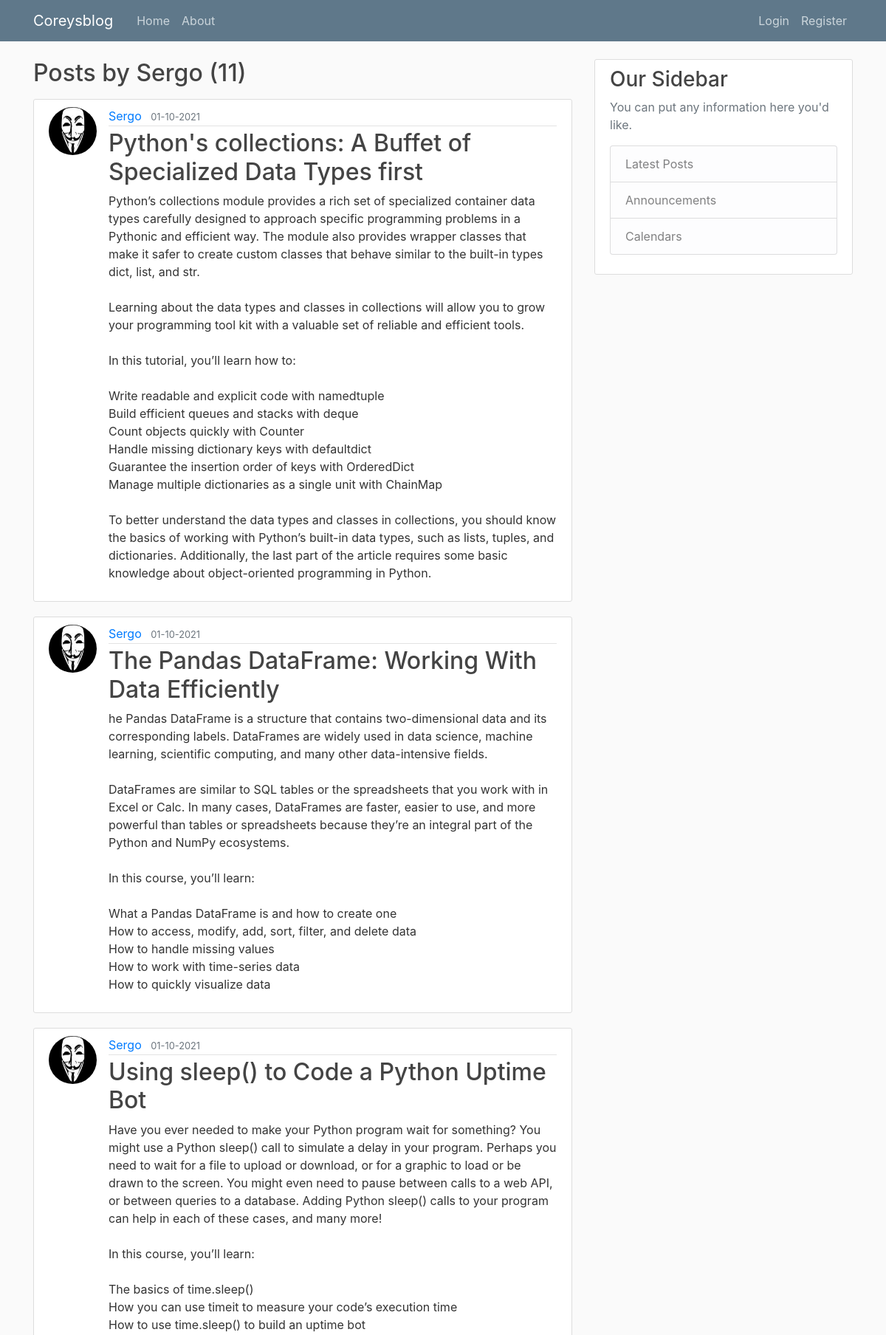
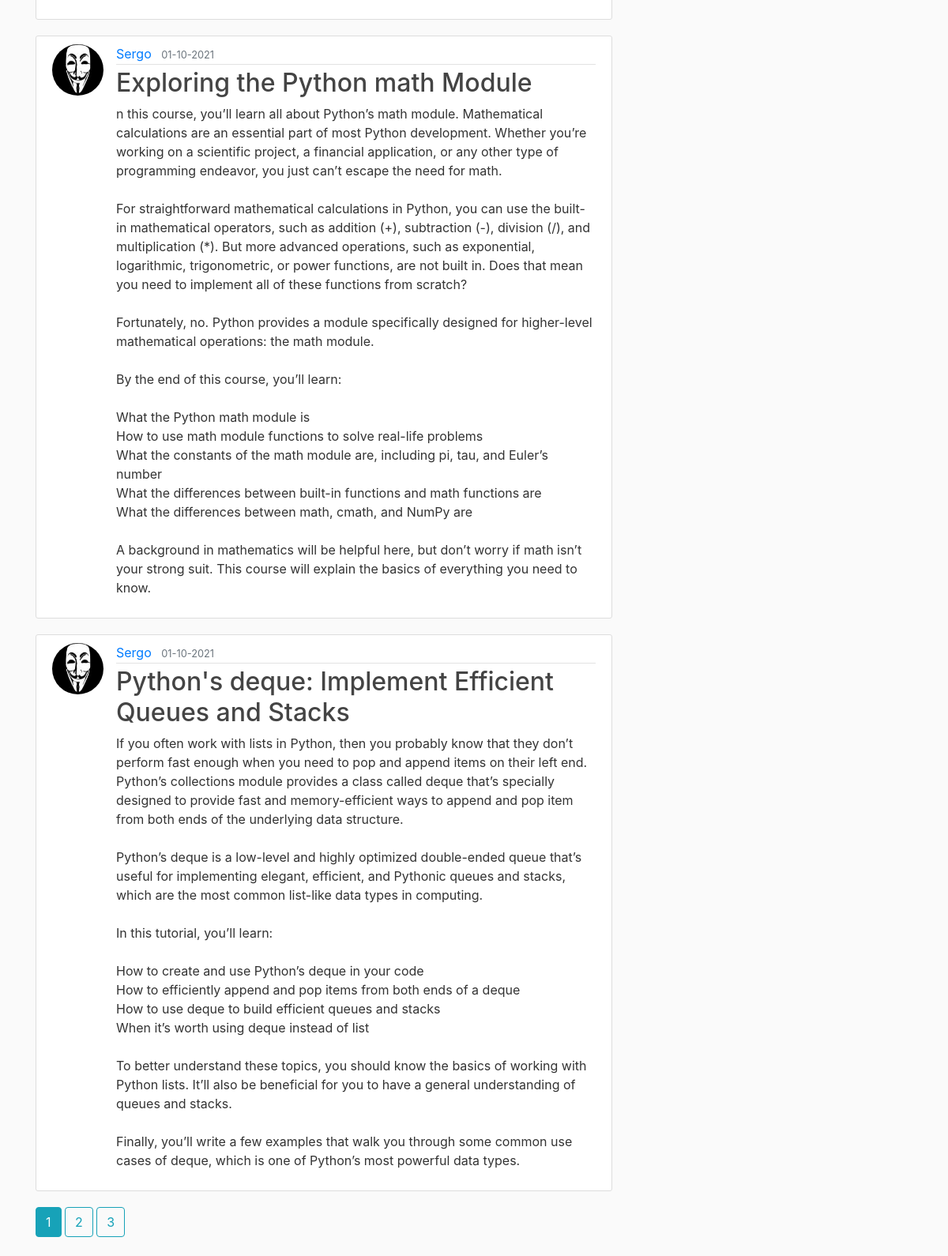
/user/Sergo, run on the app's committed database (2 pictures, top to bottom).
### app/models.py (models this page shows, shortened)
class User(db.Model, UserMixin):
    id = db.Column(
        db.Integer,
        primary_key=True,
    )
    username = db.Column(db.String(20), unique=True, nullable=False)
    email = db.Column(db.String(120), unique=True, nullable=False)
    image_file = db.Column(db.String(20), nullable=False, default="default.jpg")
    password = db.Column(db.String(60), nullable=False)
    posts = db.relationship("Post", backref="author", lazy=True)

class Post(db.Model):
    id = db.Column(db.Integer, primary_key=True)
    title = db.Column(db.String(100), nullable=False)
    date_posted = db.Column(db.DateTime, nullable=False, default=datetime.utcnow)
    content = db.Column(db.Text, nullable=False)
    user_id = db.Column(db.Integer, db.ForeignKey("user.id"), nullable=False)

### app/users/views.py (the view)
@users.route("/user/<string:username>")
def user_posts(username):
    page = request.args.get("page", 1, type=int)
    user = User.query.filter_by(username=username).first_or_404()
    posts = (
        Post.query.filter_by(author=user)
        .order_by(Post.date_posted.desc())
        .paginate(page=page, per_page=5)
    )
    return render_template("user_posts.html", posts=posts, user=user)

### app/templates/user_posts.html (shortened to what this page needs)
{% extends "layout.html" %}
{% block content %}
<h2 class="mb-3">Posts by {{ user.username }} ({{ posts.total }})</h2>
{% for post in posts.items %}
<article class="media content-section">
    <img class="rounded-circle article-img"
        src="{{ url_for('static', filename='profile_pics/' + post.author.image_file) }}">
    <div class="media-body">
        <div class="article-metadata">
            <a class="mr-2" href="{{ url_for('users.user_posts', username=post.author.username) }}">{{
                post.author.username
                }}</a>
            <small class="text-muted">{{ post.date_posted.strftime('%d-%m-%Y') }}</small>
        </div>
        <h2><a class="article-title" href="{{ url_for('posts.post', post_id=post.id) }}">{{ post.title }}</a></h2>
        <p class="article-content">{{ post.content }}</p>
    </div>
</article>
{% endfor %}
{% for page_num in posts.iter_pages(left_edge=1, right_edge=1, left_current=1, right_current=2) %}
{% if page_num %}
{% if posts.page == page_num %}
<a class="btn btn-info mb-4" href="{{ url_for('users.user_posts', username=user.username, page=page_num) }}">{{ page_num
    }}</a>
{% else %}
<a class="btn btn-outline-info mb-4" href="{{ url_for('users.user_posts', username=user.username, page=page_num) }}">{{
    page_num }}</a>
{% endif %}
{% endif %}
{% endfor %}
{% endblock %}

### app/templates/layout.html (shortened to what this page needs)
<!DOCTYPE html>
<html lang="en">
<head>
    <link rel="stylesheet" href="https://maxcdn.bootstrapcdn.com/bootstrap/4.0.0/css/bootstrap.min.css"
>
    <link rel="stylesheet" type="text/css" href="{{ url_for('static', filename='main.css') }}">
</head>
<body>
    <header class="site-header">
        <nav class="navbar navbar-expand-md navbar-dark bg-steel fixed-top">
            <div class="container">
                <a class="navbar-brand mr-4" href="{{ url_for('main.home') }}">Coreysblog</a>
                <div class="collapse navbar-collapse" id="navbarToggle">
                    <div class="navbar-nav mr-auto">
                        <a class="nav-item nav-link" href="{{ url_for('main.home') }}">Home</a>
                        <a class="nav-item nav-link" href="{{ url_for('main.about') }}">About</a>
                    </div>
                    <div class="navbar-nav">
                        {% if current_user.is_authenticated %}
                        <a class="nav-item nav-link" href="{{ url_for('posts.new_post') }}">New Post</a>
                        <a class="nav-item nav-link" href="{{ url_for('users.account') }}">Account</a>
                        <a class="nav-item nav-link" href="{{ url_for('users.logout') }}">Logout</a>
                        {% else %}
                        <a class="nav-item nav-link" href="{{ url_for('users.login') }}">Login</a>
                        <a class="nav-item nav-link" href="{{ url_for('users.register') }}">Register</a>
                        {% endif %}
                    </div>
                </div>
            </div>
        </nav>
    </header>
    <main role="main" class="container">
        <div class="row">
            <div class="col-md-8">
                {% block content %}{% endblock %}
            </div>
            <div class="col-md-4">
                <div class="content-section">
                    <h3>Our Sidebar</h3>
                    <p class='text-muted'>You can put any information here you'd like.
                    <ul class="list-group">
                        <li class="list-group-item list-group-item-light">Latest Posts</li>
                        <li class="list-group-item list-group-item-light">Announcements</li>
                        <li class="list-group-item list-group-item-light">Calendars</li>
                    </ul>
                    </p>
                </div>
            </div>
        </div>
    </main>
</body>
</html>

### app/static/main.css (style rules this page uses)
body { background: #fafafa; color: #333333; margin-top: 5rem; }
h1, h2, h3, h4, h5, h6 { color: #444444; }
.bg-steel { background-color: #5f788a; }
.site-header .navbar-nav .nav-link { color: #cbd5db; }
.content-section { background: #ffffff; padding: 10px 20px; border: 1px solid #dddddd; border-radius: 3px; margin-bottom: 20px; }
.article-title { color: #444444; }
.article-content { white-space: pre-line; }
.article-img { height: 65px; width: 65px; margin-right: 16px; }
.article-metadata { padding-bottom: 1px; margin-bottom: 4px; border-bottom: 1px solid #e3e3e3 }

### data on the page
User: username "Sergo"
Post: image_file (picture), author.username "Sergo", date_posted "01-10-2021", title "Python's collections: A Buffet of Specialized Data Types first", content "Python’s collections module provides a rich set of specialized container data types carefully designed to approach specific programming problems in a Pythonic and efficient way. The module also provides wrapper classes that make it safer to create custom classes that behave similar to the built-in types dict, list, and str. Learning about the data types and classes in collections will allow you to grow your programming tool kit with a valuable set of reliable and efficient tools. In this tutorial, you’ll learn how to: Write readable and explicit code with namedtuple Build efficient queues and stacks with deque Count objects quickly with Counter Handle missing dictionary keys with…"
Post: image_file (picture), author.username "Sergo", date_posted "01-10-2021", title "The Pandas DataFrame: Working With Data Efficiently", content "he Pandas DataFrame is a structure that contains two-dimensional data and its corresponding labels. DataFrames are widely used in data science, machine learning, scientific computing, and many other data-intensive fields. DataFrames are similar to SQL tables or the spreadsheets that you work with in Excel or Calc. In many cases, DataFrames are faster, easier to use, and more powerful than tables or spreadsheets because they’re an integral part of the Python and NumPy ecosystems. In this course, you’ll learn: What a Pandas DataFrame is and how to create one How to access, modify, add, sort, filter, and delete data How to handle missing values How to work with time-series data How to quickly…"
Post: image_file (picture), author.username "Sergo", date_posted "01-10-2021", title "Using sleep() to Code a Python Uptime Bot", content "Have you ever needed to make your Python program wait for something? You might use a Python sleep() call to simulate a delay in your program. Perhaps you need to wait for a file to upload or download, or for a graphic to load or be drawn to the screen. You might even need to pause between calls to a web API, or between queries to a database. Adding Python sleep() calls to your program can help in each of these cases, and many more! In this course, you’ll learn: The basics of time.sleep() How you can use timeit to measure your code’s execution time How to use time.sleep() to build an uptime bot"
Post: image_file (picture), author.username "Sergo", date_posted "01-10-2021", title "Exploring the Python math Module", content "n this course, you’ll learn all about Python’s math module. Mathematical calculations are an essential part of most Python development. Whether you’re working on a scientific project, a financial application, or any other type of programming endeavor, you just can’t escape the need for math. For straightforward mathematical calculations in Python, you can use the built-in mathematical operators, such as addition (+), subtraction (-), division (/), and multiplication (*). But more advanced operations, such as exponential, logarithmic, trigonometric, or power functions, are not built in. Does that mean you need to implement all of these functions from scratch? Fortunately, no. Python provides…"
Post: image_file (picture), author.username "Sergo", date_posted "01-10-2021", title "Python's deque: Implement Efficient Queues and Stacks", content "If you often work with lists in Python, then you probably know that they don’t perform fast enough when you need to pop and append items on their left end. Python’s collections module provides a class called deque that’s specially designed to provide fast and memory-efficient ways to append and pop item from both ends of the underlying data structure. Python’s deque is a low-level and highly optimized double-ended queue that’s useful for implementing elegant, efficient, and Pythonic queues and stacks, which are the most common list-like data types in computing. In this tutorial, you’ll learn: How to create and use Python’s deque in your code How to efficiently append and pop items from both…"

### other printed values
{{ posts.total }} "11"
{{ page_num }} "1"
{{ page_num }} "2" "3"
